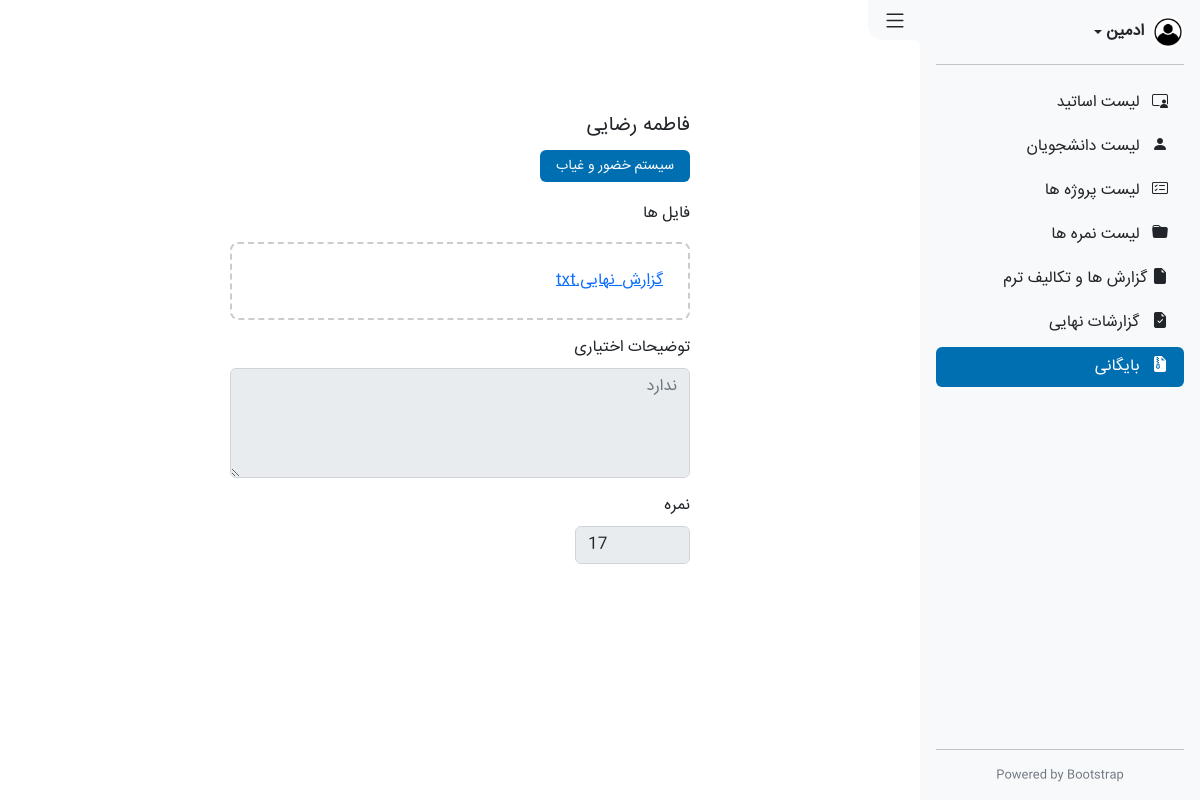
The app's page /administrators/archive-report-list/1 with its own data.
### teachers/models.py (models this page shows, shortened)
class FinalReport(models.Model):
    student = models.ForeignKey(CollegeUsers, on_delete=models.CASCADE)
    project = models.ForeignKey(Project, on_delete=models.SET_NULL, null=True)
    file = models.FileField(null=True, blank=True)
    description = models.TextField(null=True, blank=True)
    mark = models.IntegerField(null=True, blank=True)
    is_archive = models.BooleanField(default=False)

### accounts/models.py (models this page shows, shortened)
class CollegeUsers(models.Model):
    user = models.OneToOneField(User, on_delete=models.CASCADE)
    firstname = models.CharField(max_length=150)
    lastname = models.CharField(max_length=150)
    project = models.ForeignKey(Project, models.SET_NULL, null=True, blank=True)
    is_teacher = models.BooleanField(default=False)
    is_student = models.BooleanField(default=True)

### administration/views.py (the view)
# urls.py: path('archive-report-list/<id>', views.archive_report_detail, name="a_archive_report_detail"),
def archive_report_detail(request, id):
    report = get_object_or_404(FinalReport, id=id)
    context = {
        'active_tab': 'archive_report_detail',
        'report': report,
    }
    return render(request, 'administration/Final Archive.html', context)

### administration/templates/administration/Final Archive.html (shortened to what this page needs)
{% extends 'administration/includes/_layout.html' %}
{% load static %}
{% block content %}
<section class="main active-side">
    <div class="form">
        <h5 class="mb-3">{{ report.student.firstname }}{{ report.student.lastname }}</h5>
        <p>
            <p class="small bg-primary text-light p-1 px-3 rounded d-inline">
                سیستم خضور و غیاب
            </p>
            <br><br>
            فایل ها
        </p>
        <div class="file-drop-area mb-3">
            {% if report.file %}
            <a href="{{ report.file.url }}">{{ report.file }}</a>
            {% else %}
            <span>فایلی موجود نیست</span>
            {% endif %}
        </div>
        <div class="mb-3">
            <label for="PrpjectDiscripiton" class="form-label">توضیحات اختیاری</label>
            <textarea class="form-control" id="PrpjectDiscripiton" cols="5" rows="4" placeholder="ندارد" disabled>{{ report.description }}</textarea>
        </div>
        <div class="mb-3">
            <label for="PrpjectDiscripiton" class="form-label">نمره</label>
            <input type="number" class="form-control w-25" placeholder="0" min="0" max="20" disabled value="{{ report.mark }}">
        </div>
    </div>
</section>
{% endblock %}

### assets/Css/style.css (style rules this page uses)
*, *::before, *::after { margin: 0; padding: 0; box-sizing: border-box; font-family: 'IRANSans'; }
body { width: 100vw; min-height: 100vh; overflow-x: hidden; }
.bg-primary { background-color: #006fb1 !important; }
.main.active-side { width: calc(100vw - 280px); padding: 50px 20px; margin-right: auto; transition: .5s; }
.form { max-width: 460px; margin: 4rem auto; }
.file-drop-area { position: relative; display: flex; align-items: center; width: 100%; padding: 25px; border: 2px dashed #ccc; border-radius: 8px; transition: 0.2s; }

### records on screen
FinalReport: student.firstname "فاطمه", student.lastname "رضایی", file "گزارش_نهایی.txt", mark "17"
